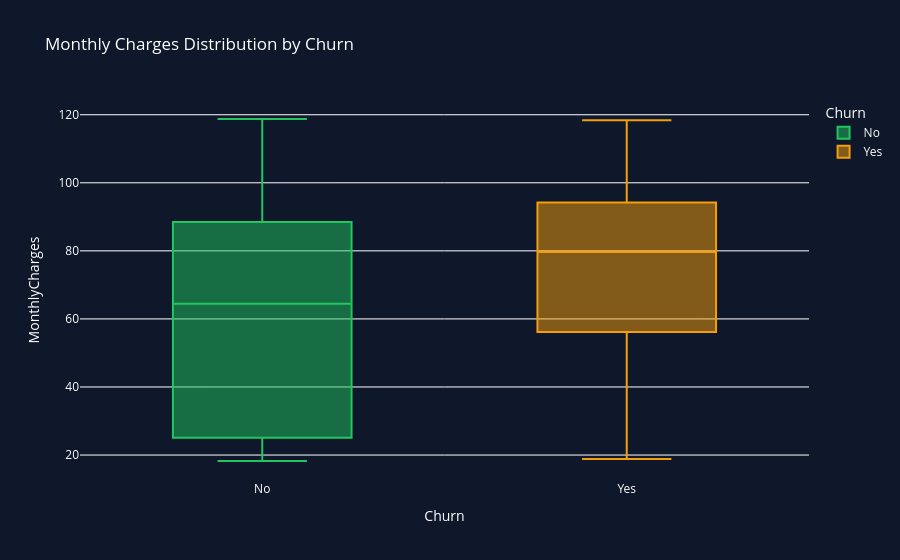

Here is the notebook cell this chart was saved with:
### Markdown cell above
STEP 1.9 — MONTHLY CHARGES ANALYSIS

### Code cell
fig = px.box(
    df,
    x='Churn',
    y='MonthlyCharges',
    color='Churn',
    title='Monthly Charges Distribution by Churn',
    color_discrete_map={
        'Yes': '#F59E0B',
        'No': '#22C55E'
    }
)

fig.update_layout(
    paper_bgcolor='#0F172A',
    plot_bgcolor='#0F172A',
    font_color='white'
)

fig.show()

### Figure 1 — Plotly figure (JSON) as saved in the notebook; plotly's stock layout.template omitted (floating-point values rounded to 4 significant figures; data arrays with more than 128 entries replaced by an {"elided": "..."} marker saying what was removed)
{"data": [{"alignmentgroup": "True", "hovertemplate": "Churn=%{x}<br>MonthlyCharges=%{y}<extra></extra>", "legendgroup": "No", "marker": {"color": "#22C55E"}, "name": "No", "notched": false, "offsetgroup": "No", "orientation": "v", "showlegend": true, "type": "box", "x": {"elided": "5163 str values"}, "x0": " ", "xaxis": "x", "y": {"elided": "5163 float values"}, "y0": " ", "yaxis": "y"}, {"alignmentgroup": "True", "hovertemplate": "Churn=%{x}<br>MonthlyCharges=%{y}<extra></extra>", "legendgroup": "Yes", "marker": {"color": "#F59E0B"}, "name": "Yes", "notched": false, "offsetgroup": "Yes", "orientation": "v", "showlegend": true, "type": "box", "x": {"elided": "1869 str values"}, "x0": " ", "xaxis": "x", "y": {"elided": "1869 float values"}, "y0": " ", "yaxis": "y"}], "layout": {"boxmode": "overlay", "font": {"color": "white"}, "legend": {"title": {"text": "Churn"}, "tracegroupgap": 0}, "paper_bgcolor": "#0F172A", "plot_bgcolor": "#0F172A", "title": {"text": "Monthly Charges Distribution by Churn"}, "xaxis": {"anchor": "y", "categoryarray": ["No", "Yes"], "categoryorder": "array", "domain": [0, 1], "title": {"text": "Churn"}}, "yaxis": {"anchor": "x", "domain": [0, 1], "title": {"text": "MonthlyCharges"}}}}
